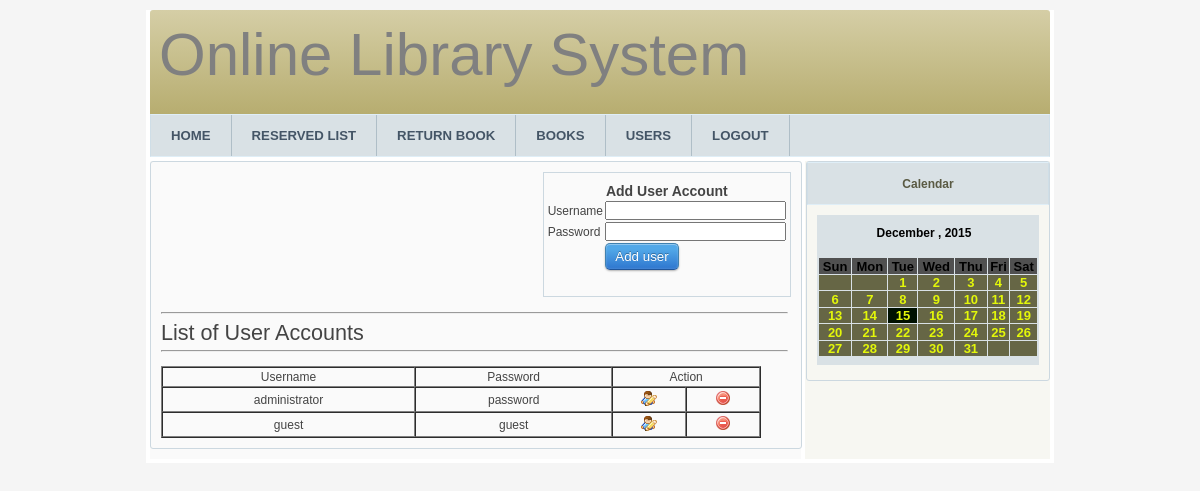
/userslist.php (signed in), run on the app's committed database.
### tables this page shows
CREATE TABLE IF NOT EXISTS `user` (
  `id` int(11) NOT NULL AUTO_INCREMENT,
  `username` varchar(50) NOT NULL,
  `password` varchar(50) NOT NULL,
  PRIMARY KEY (`id`)
);

### userslist.php (the view, shortened to what this page needs)
<!DOCTYPE html PUBLIC "-//W3C//DTD XHTML 1.1//EN" "http://www.w3.org/TR/xhtml11/DTD/xhtml11.dtd">
<html xmlns="http://www.w3.org/1999/xhtml">
<head>
<link rel="stylesheet" type="text/css" href="css/style.css" media="screen"/>
<link rel="stylesheet" type="text/css" href="css/style.css" media="screen"/>
</head>
<body>
<div class="container">
<?php
	include("library/header.php");
?>
<div class="navigation">
		<a href="index.php">HOME</a>
		<a href="reservedlist.php">RESERVED LIST</a>
		<a href="returnbook.php">RETURN BOOK</a>
		<a href="books.php">BOOKS</a>
		<a href="userslist.php">USERS</a>
		<a href="logout.php">LOGOUT</a>
	</div>
	<div class="main">
		<div class="content">
			<div class="node">
			<div class="menu">
<form class="adduserform" method="POST">
	<table>
		<td colspan="2"><strong><h3><center>Add User Account</center></h3></td>
		<tr>
		<td>Username</td><td><input type="text" name ="user" required></td>
		<tr>
		<td>Password</td><td><input type="text" name ="pass" required></td>
		<tr>
			<td>
	<td><button name="adduser"><a class="-buttonform" ><span class="-home">Add user</span></a></button></td>
	</table>
	</form>
<br>
<br>
<br>
<br>
<br>
<br>
<br>
<br>
<br>
<br>
<hr width="625">
<strong><h1>List of User Accounts</h1></strong>
<hr width="625">
<br>
<?php
 $sql = mysql_query("select * from user")
   or die('Error in query : $sql. ' .mysql_error());
if (mysql_num_rows($sql) > 0)
{
	echo "<table border='1' cellspacing='0' cellpadding='10' class='table' width='600'>";
	echo "<td>Username</td>";
	echo "<td>Password</td>";
	echo "<td colspan='2'>Action</td>";
	echo "<tr>";
		}
else
	echo "No User Record form the Database!";
while ($row = mysql_fetch_array($sql))
	{
	echo "<tr>";
	echo "<td>".$row['username']."</td>";
	echo "<td>".$row['password']."</td>";
	echo "<td title ='Edit'><a href=\"edituser.php?id=$row[id]\"><center><img src='img/edit.png'></center></a></td>
	<td title ='Delete'><a href=\"deleteuser.php?id=$row[id]\"><center><img src='img/delete.png'></center></a></td>";
}
?>
			</table>
	</div>
	</div>
	  </div>
<div class="sidenav">
		<div class="right-menu">
		<h2>Calendar</h2>
		</div>
	<div class="right-content">
		<?php include("library/calendar.php");?>
</table>
</td>
</tr>
</table>
	</div>
</div>
	</div>
	</div>
</body>
</html>

### css/style.css (style rules this page uses)
html { min-height: 100%; }
* { margin: 0; padding: 0; }
a { color: #3b5998; text-decoration:none; }
body { background-color:whiteSmoke; color: #444; font: normal 62.5% Tahoma,sans-serif; }
h1 { font: normal 1.8em Tahoma,sans-serif; margin-bottom: 4px; }
h1,h2,h3 { padding-top: 6px; }
.container { background: #FFF; font-size: 1.2em; margin: 0 auto; padding: 0 4px 4px; width: 900px; }
.navigation { background: #D9E1E5 url(../img/nav.gif); border: 1px solid #DFEEF7; border-color: #DFEEF7 #CFDEE7; height: 41px; }
.navigation a { background: #D9E1E5 url(../img/nav.gif); border-right: 1px solid #AFBEC7; color: #456; display: block; float: left; font: bold 1.1em sans-serif; line-height: 41px; padding: 0 20px; text-decoration: none; }
.main { border-top: 4px solid #FFF; background: url(../img/bgmain.gif) repeat-y; }
.sidenav { float: right; width: 210px; padding-right:32px; border:1px solid #CCD8E0; border-radius:3px 3px 3px 3px; }
.sidenav .right-menu { width:240px; text-align:center; background: #D9E1E5 url(img/nav.gif); border: 1px solid #DFEEF7; border-color: #DFEEF7 #CFDEE7; height: 41px; }
.sidenav h2 { color: #5A5A43; font-size: 1em; line-height: 30px; margin: 0; }
.sidenav .right-content { margin:10px; padding-bottom:5px; }
.content { float: left; margin: 0px 0 5px 0; width: 650px; height:auto; }
.node { border:1px solid #CCD8E0; padding:10px; border-radius:3px 3px 3px 3px; margin-bottom:5px; width:630px; }
.menu { width:620px; }
a.-buttonform { cursor:hand; float:center; width:70px; font-family: sans-serif; display: inline-block; line-height: 1em; padding: 6px 1px; margin: 0 .6em 1.5em 0; border: 1px solid #4081af; border-bottom-color: #20559a; color: white !important; text-align: center; text-shadow: 0 -1px 0 hsla(0,0%,0%,.3); text-decoration: none !important; -webkit-border-radius: 5px; -moz-border-radius: 5px; border-radius: 5px; background-color: #237fd7; background: -webkit-gradient(linear, left top, left bottom, color-stop(.2, #52a8e8), color-stop(1, #2e76cf)); background: -webkit-linear-gradient(center top, #52a8e8 20%, #2e76cf 100%); background: -moz-linear-gradient(center top, #52a8e8 20%, #2e76cf 100%); background: -o-linear-gradient(center top, #52a8e8 20%, #2e76cf 100%); background: -ms-linear-gradient(center top, #52a8e8 20%, #2e76cf 100%); background: linear-gradient(center top, #52a8e8 20%, #2e76cf 100%); -webkit-box-shadow: inset 0 1px 0 hsla(0,100%,100%,.3), inset 0 0 2px hsla(0,100%,100%,.3), 0 1px 2px hsla(0, 0%, 0%, .29); -moz-box-shadow: inset 0 1px 0 hsla(0,100%,100%,.3), inset 0 0 2px hsla(0,100%,100%,.3), 0 1px 2px hsla(0, 0%, 0%, .29); box-shadow: inset 0 1px 0 hsla(0,100%,100%,.3), inset 0 0 2px hsla(0,100%,100%,.3), 0 1px 2px hsla(0, 0%, 0%, .29); -webkit-cursor:hand; -moz-cursor:hand; }
button { background:none; border:0px; }
.table { text-align:center; }
.table td { text-align:center; padding:2px; }
.adduserform { margin-right:-10px; float:right; border:1px solid #CCD8E0; margin-bottom:6px; padding:2px; }

### data on the page
user: username "administrator", password "password"
user: username "guest", password "guest"

### other printed values
$monnn "December"
$year "2015"
